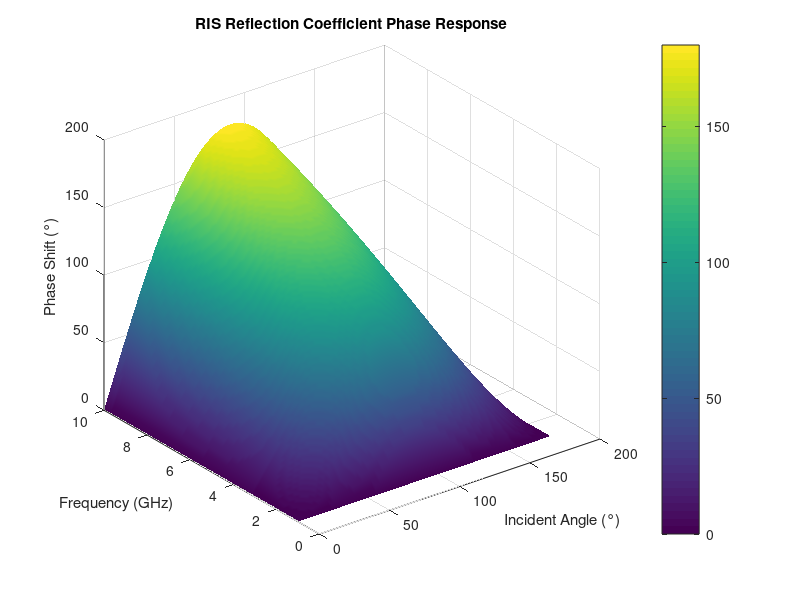

Source code (MATLAB):
% RIS Reflection Coefficient Visualization
clc; clear;

% Define ranges
theta = linspace(0, pi, 100);  % Incident angle (0 to 180 degrees)
f = linspace(1e9, 10e9, 100);  % Frequency range: 1 GHz to 10 GHz

% Create meshgrid
[THETA, FREQ] = meshgrid(theta, f);

% Simulated phase shift function (example: linear)
PHASE = pi * sin(THETA) .* log10(FREQ / 1e9);  % phase in radians

% Reflection coefficient (unit magnitude with phase shift)
Gamma = exp(1j * PHASE);

% Extract magnitude and phase
Mag = abs(Gamma);          % Should be ~1 (unit magnitude)
Phase_deg = angle(Gamma) * (180/pi);  % Phase in degrees

% Plotting
figure;
surf(THETA * 180/pi, FREQ / 1e9, Phase_deg);
xlabel('Incident Angle (°)');
ylabel('Frequency (GHz)');
zlabel('Phase Shift (°)');
title('RIS Reflection Coefficient Phase Response');
colorbar;
shading interp;
